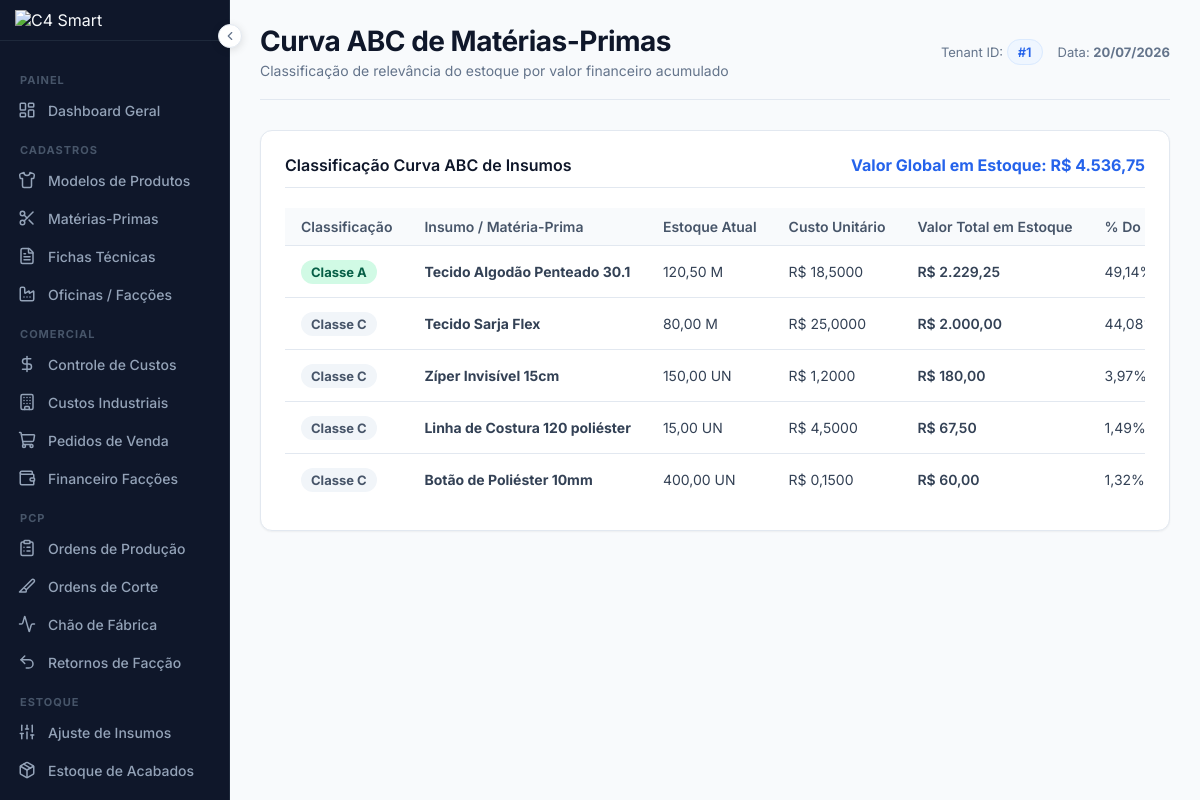
/relatorios/curva-abc (signed in), run on the app's committed database.
### tables this page shows
CREATE TABLE IF NOT EXISTS `materias_primas` (
  `id` INT AUTO_INCREMENT PRIMARY KEY,
  `tenant_id` INT NOT NULL,
  `nome` VARCHAR(255) NOT NULL,
  `unidade_medida` VARCHAR(20) NOT NULL DEFAULT 'M',
  `custo_unitario` DECIMAL(10, 4) NOT NULL DEFAULT 0.0000,
  `fornecedor` VARCHAR(255) NULL,
  `estoque_atual` DECIMAL(10, 2) NOT NULL DEFAULT 0.00,
  `estoque_minimo` DECIMAL(10, 2) NOT NULL DEFAULT 0.00,
  `criado_em` TIMESTAMP DEFAULT CURRENT_TIMESTAMP,
  CONSTRAINT `fk_materias_tenant` FOREIGN KEY (`tenant_id`) REFERENCES `tenants` (`id`) ON DELETE CASCADE,
  INDEX `idx_materias_tenant` (`tenant_id`)
);

### app/Controllers/RelatorioController.php (called while the page is built, shortened)
<?php
class RelatorioController extends Controller
{
    public function curvaAbc(): void
    {
        $tenantId = $_SESSION['tenant_id'];
        $itens = Database::fetchAll(
            "SELECT id, nome, unidade_medida, estoque_atual, custo_unitario,
                    (estoque_atual * custo_unitario) as valor_estoque
             FROM materias_primas
             WHERE tenant_id = :tenant_id
             ORDER BY valor_estoque DESC",
            ['tenant_id' => $tenantId]
        );
        $valorEstoqueGlobal = 0;
        foreach ($itens as $it) {
            $valorEstoqueGlobal += $it['valor_estoque'];
        }
        $acumuladoValor = 0;
        $curva = [];
        foreach ($itens as $it) {
            $val = $it['valor_estoque'];
            $acumuladoValor += $val;
            $porcUnitario = $valorEstoqueGlobal > 0 ? ($val / $valorEstoqueGlobal) * 100 : 0;
            $porcAcumulada = $valorEstoqueGlobal > 0 ? ($acumuladoValor / $valorEstoqueGlobal) * 100 : 0;
            if ($porcAcumulada <= 70.01) {
                $classe = 'A';
            } elseif ($porcAcumulada <= 90.01) {
                $classe = 'B';
            } else {
                $classe = 'C';
            }
            $curva[] = [
                'nome' => $it['nome'],
                'unidade_medida' => $it['unidade_medida'],
                'estoque_atual' => $it['estoque_atual'],
                'custo_unitario' => $it['custo_unitario'],
                'valor_estoque' => $val,
                'porc_unitario' => $porcUnitario,
                'porc_acumulada' => $porcAcumulada,
                'classe' => $classe
            ];
        }
        $this->render('relatorios/curva_abc', [
            'title' => 'Curva ABC de Matérias-Primas',
            'subtitle' => 'Classificação de relevância do estoque por valor financeiro acumulado',
            'curva' => $curva,
            'valorTotalGlobal' => $valorEstoqueGlobal
        ]);
    }
}

### public/index.php (called while the page is built, shortened)
<?php
$router = new Router();
$router->get('/', [App\Controllers\DashboardController::class, 'root']);
$router->get('/login', [App\Controllers\AuthController::class, 'showLogin']);
$router->post('/login', [App\Controllers\AuthController::class, 'login']);
$router->get('/logout', [App\Controllers\AuthController::class, 'logout']);
$router->get('/superadmin', [App\Controllers\SuperadminController::class, 'dashboard'], [SuperadminMiddleware::class]);
$router->get('/superadmin/tenants', [App\Controllers\SuperadminController::class, 'listTenants'], [SuperadminMiddleware::class]);
$router->get('/superadmin/tenants/novo', [App\Controllers\SuperadminController::class, 'newTenant'], [SuperadminMiddleware::class]);
$router->post('/superadmin/tenants/novo', [App\Controllers\SuperadminController::class, 'createTenant'], [SuperadminMiddleware::class]);
$router->get('/superadmin/tenants/editar', [App\Controllers\SuperadminController::class, 'editTenant'], [SuperadminMiddleware::class]);
$router->post('/superadmin/tenants/editar', [App\Controllers\SuperadminController::class, 'updateTenant'], [SuperadminMiddleware::class]);
$router->get('/superadmin/tenants/impersonate', [App\Controllers\SuperadminController::class, 'impersonate'], [SuperadminMiddleware::class]);
$router->get('/superadmin/tenants/stop-impersonate', [App\Controllers\SuperadminController::class, 'stopImpersonate'], [AuthMiddleware::class]);
$router->get('/superadmin/financeiro', [App\Controllers\SuperadminController::class, 'financeiro'], [SuperadminMiddleware::class]);
$router->post('/superadmin/financeiro/pagamento', [App\Controllers\SuperadminController::class, 'registrarPagamento'], [SuperadminMiddleware::class]);
$router->get('/dashboard', [App\Controllers\DashboardController::class, 'index'], [AuthMiddleware::class]);
$router->get('/produtos', [App\Controllers\ProdutoModeloController::class, 'index'], [AuthMiddleware::class]);
$router->get('/produtos/novo', [App\Controllers\ProdutoModeloController::class, 'create'], [AuthMiddleware::class]);
$router->post('/produtos/novo', [App\Controllers\ProdutoModeloController::class, 'store'], [AuthMiddleware::class]);
$router->get('/produtos/editar', [App\Controllers\ProdutoModeloController::class, 'edit'], [AuthMiddleware::class]);
$router->post('/produtos/editar', [App\Controllers\ProdutoModeloController::class, 'update'], [AuthMiddleware::class]);
$router->get('/produtos/excluir', [App\Controllers\ProdutoModeloController::class, 'delete'], [AuthMiddleware::class]);
$router->get('/materias', [App\Controllers\MateriaPrimaController::class, 'index'], [AuthMiddleware::class]);
$router->get('/materias/novo', [App\Controllers\MateriaPrimaController::class, 'create'], [AuthMiddleware::class]);
$router->post('/materias/novo', [App\Controllers\MateriaPrimaController::class, 'store'], [AuthMiddleware::class]);
$router->get('/materias/editar', [App\Controllers\MateriaPrimaController::class, 'edit'], [AuthMiddleware::class]);
$router->post('/materias/editar', [App\Controllers\MateriaPrimaController::class, 'update'], [AuthMiddleware::class]);
$router->get('/materias/excluir', [App\Controllers\MateriaPrimaController::class, 'delete'], [AuthMiddleware::class]);
$router->get('/fichas', [App\Controllers\FichaTecnicaController::class, 'index'], [AuthMiddleware::class]);
$router->get('/fichas/novo', [App\Controllers\FichaTecnicaController::class, 'create'], [AuthMiddleware::class]);
$router->post('/fichas/novo', [App\Controllers\FichaTecnicaController::class, 'store'], [AuthMiddleware::class]);
$router->get('/fichas/editar', [App\Controllers\FichaTecnicaController::class, 'edit'], [AuthMiddleware::class]);
$router->post('/fichas/editar', [App\Controllers\FichaTecnicaController::class, 'update'], [AuthMiddleware::class]);
$router->get('/fichas/excluir', [App\Controllers\FichaTecnicaController::class, 'delete'], [AuthMiddleware::class]);
$router->get('/oficinas', [App\Controllers\OficinaFaccaoController::class, 'index'], [AuthMiddleware::class]);
$router->get('/oficinas/novo', [App\Controllers\OficinaFaccaoController::class, 'create'], [AuthMiddleware::class]);
$router->post('/oficinas/novo', [App\Controllers\OficinaFaccaoController::class, 'store'], [AuthMiddleware::class]);
$router->get('/oficinas/editar', [App\Controllers\OficinaFaccaoController::class, 'edit'], [AuthMiddleware::class]);
$router->post('/oficinas/editar', [App\Controllers\OficinaFaccaoController::class, 'update'], [AuthMiddleware::class]);
$router->get('/oficinas/excluir', [App\Controllers\OficinaFaccaoController::class, 'delete'], [AuthMiddleware::class]);
$router->get('/pedidos', [App\Controllers\PedidoVendaController::class, 'index'], [AuthMiddleware::class]);
$router->get('/pedidos/novo', [App\Controllers\PedidoVendaController::class, 'create'], [AuthMiddleware::class]);
$router->post('/pedidos/novo', [App\Controllers\PedidoVendaController::class, 'store'], [AuthMiddleware::class]);
$router->get('/pedidos/editar', [App\Controllers\PedidoVendaController::class, 'edit'], [AuthMiddleware::class]);
$router->post('/pedidos/editar', [App\Controllers\PedidoVendaController::class, 'update'], [AuthMiddleware::class]);
$router->get('/pedidos/excluir', [App\Controllers\PedidoVendaController::class, 'delete'], [AuthMiddleware::class]);
$router->get('/custos-industriais', [App\Controllers\CustosIndustriaisController::class, 'index'], [AuthMiddleware::class]);
$router->get('/custos-industriais/novo', [App\Controllers\CustosIndustriaisController::class, 'create'], [AuthMiddleware::class]);
$router->post('/custos-industriais/novo', [App\Controllers\CustosIndustriaisController::class, 'store'], [AuthMiddleware::class]);
$router->get('/custos-industriais/excluir', [App\Controllers\CustosIndustriaisController::class, 'delete'], [AuthMiddleware::class]);
$router->get('/controle-custos', [App\Controllers\CustosIndustriaisController::class, 'controleCustos'], [AuthMiddleware::class]);
$router->get('/financeiro-faccoes', [App\Controllers\OficinaFaccaoController::class, 'financeiro'], [AuthMiddleware::class]);
$router->post('/financeiro-faccoes/pagar', [App\Controllers\OficinaFaccaoController::class, 'pagarFinanceiro'], [AuthMiddleware::class]);
$router->get('/ops', [App\Controllers\OrdemProducaoController::class, 'index'], [AuthMiddleware::class]);
$router->get('/ops/novo', [App\Controllers\OrdemProducaoController::class, 'create'], [AuthMiddleware::class]);
$router->post('/ops/novo', [App\Controllers\OrdemProducaoController::class, 'store'], [AuthMiddleware::class]);
$router->get('/ops/editar', [App\Controllers\OrdemProducaoController::class, 'edit'], [AuthMiddleware::class]);
$router->post('/ops/editar', [App\Controllers\OrdemProducaoController::class, 'update'], [AuthMiddleware::class]);
$router->get('/ops/excluir', [App\Controllers\OrdemProducaoController::class, 'delete'], [AuthMiddleware::class]);
$router->get('/corte', [App\Controllers\OrdemCorteController::class, 'index'], [AuthMiddleware::class]);
$router->get('/corte/novo', [App\Controllers\OrdemCorteController::class, 'create'], [AuthMiddleware::class]);
$router->post('/corte/novo', [App\Controllers\OrdemCorteController::class, 'store'], [AuthMiddleware::class]);
$router->get('/corte/excluir', [App\Controllers\OrdemCorteController::class, 'delete'], [AuthMiddleware::class]);
$router->get('/chao-fabrica', [App\Controllers\ChaoFabricaController::class, 'index'], [AuthMiddleware::class]);
$router->post('/chao-fabrica/apontar', [App\Controllers\ChaoFabricaController::class, 'apontar'], [AuthMiddleware::class]);
$router->get('/retornos', [App\Controllers\RetornoFaccaoController::class, 'index'], [AuthMiddleware::class]);
$router->get('/retornos/novo', [App\Controllers\RetornoFaccaoController::class, 'create'], [AuthMiddleware::class]);
$router->post('/retornos/novo', [App\Controllers\RetornoFaccaoController::class, 'store'], [AuthMiddleware::class]);
$router->get('/estoque/ajuste', [App\Controllers\EstoqueController::class, 'index'], [AuthMiddleware::class]);
$router->post('/estoque/ajuste', [App\Controllers\EstoqueController::class, 'ajustar'], [AuthMiddleware::class]);
$router->get('/produtos/estoque', [App\Controllers\ProdutoModeloController::class, 'estoque'], [AuthMiddleware::class]);
$router->post('/produtos/estoque/ajuste', [App\Controllers\ProdutoModeloController::class, 'ajustarEstoque'], [AuthMiddleware::class]);
$router->get('/relatorios/curva-abc', [App\Controllers\RelatorioController::class, 'curvaAbc'], [AuthMiddleware::class]);
$router->get('/relatorios/perdas', [App\Controllers\RelatorioController::class, 'perdas'], [AuthMiddleware::class]);
$router->get('/relatorios/diagnostico-op', [App\Controllers\RelatorioController::class, 'diagnosticoOp'], [AuthMiddleware::class]);
$router->get('/relatorios/qualidade', [App\Controllers\RelatorioController::class, 'qualidade'], [AuthMiddleware::class]);
$router->post('/relatorios/qualidade/novo', [App\Controllers\RelatorioController::class, 'qualidadeSalvar'], [AuthMiddleware::class]);
$router->dispatch();

### app/Core/Database.php (called while the page is built, shortened)
<?php
class Database
{
    private static ?PDO $instance = null;
    public static function getConnection(): PDO
    {
        if (self::$instance === null) {
            $connection = $_ENV['DB_CONNECTION'] ?? 'mysql';
            $host = $_ENV['DB_HOST'] ?? '127.0.0.1';
            $port = $_ENV['DB_PORT'] ?? '3306';
            $db   = $_ENV['DB_DATABASE'] ?? 'pcp_confeccao';
            $user = $_ENV['DB_USERNAME'] ?? 'root';
            $pass = $_ENV['DB_PASSWORD'] ?? '';
            $charset = 'utf8mb4';
            $dsn = "mysql:host={$host};port={$port};dbname={$db};charset={$charset}";
            $options = [
                PDO::ATTR_ERRMODE            => PDO::ERRMODE_EXCEPTION,
                PDO::ATTR_DEFAULT_FETCH_MODE => PDO::FETCH_ASSOC,
                PDO::ATTR_EMULATE_PREPARES   => false,
                PDO::MYSQL_ATTR_INIT_COMMAND => "SET NAMES utf8mb4 COLLATE utf8mb4_unicode_ci",
            ];
            try {
                self::$instance = new PDO($dsn, $user, $pass, $options);
            } catch (PDOException $e) {
                $sqlitePath = __DIR__ . '/../../database/pcp_confeccao.sqlite';
                $optionsSqlite = [
                    PDO::ATTR_ERRMODE            => PDO::ERRMODE_EXCEPTION,
                    PDO::ATTR_DEFAULT_FETCH_MODE => PDO::FETCH_ASSOC,
                ];
                try {
                    self::$instance = new PDO("sqlite:" . $sqlitePath, null, null, $optionsSqlite);
                    self::$instance->exec("PRAGMA foreign_keys = ON;");
                } catch (PDOException $ex) {
                    throw new PDOException(
                        "Falha ao conectar ao MySQL (" . $e->getMessage() . ") e fallback SQLite também falhou: " . $ex->getMessage(),
                        (int)$ex->getCode()
                    );
                }
            }
        }
        return self::$instance;
    }
    public static function query(string$sql, array $params = []): \PDOStatement
    {
        $stmt = self::getConnection()->prepare($sql);
        $stmt->execute($params);
        return $stmt;
    }
    public static function fetchAll(string $sql, array $params = []): array
    {
        return self::query($sql, $params)->fetchAll();
    }
}

### app/Views/relatorios/curva_abc.php (the view, shortened to what this page needs)
<?php require __DIR__ . '/../layouts/header.php'; ?>
<div class="card-box">
    <div class="card-title-box">
        <h3>Classificação Curva ABC de Insumos</h3>
        <div style="font-size: 16px; font-weight:700; color:var(--primary);">Valor Global em Estoque: R$ <?= number_format($valorTotalGlobal, 2, ',', '.') ?></div>
    </div>
    <div class="table-responsive">
        <table class="table-custom">
            <thead>
                <tr>
                    <th>Classificação</th>
                    <th>Insumo / Matéria-Prima</th>
                    <th>Estoque Atual</th>
                    <th>Custo Unitário</th>
                    <th>Valor Total em Estoque</th>
                    <th>% Do Estoque</th>
                </tr>
            </thead>
            <tbody>
                <?php if (empty($curva)): ?>
                    <tr>
                        <td colspan="7" class="empty-state">
                            Nenhuma matéria-prima cadastrada.
                        </td>
                    </tr>
                <?php else: ?>
                    <?php foreach ($curva as $c): ?>
                        <?php
                        $badgeClass = 'badge-secondary';
                        if ($c['classe'] === 'A') $badgeClass = 'badge-success';
                        elseif ($c['classe'] === 'B') $badgeClass = 'badge-warning';
                        ?>
                        <tr>
                            <td>
                                <span class="badge <?= $badgeClass ?>" style="font-size:13px; padding: 4px 10px; font-weight:700;">Classe <?= $c['classe'] ?></span>
                            </td>
                            <td><strong><?= htmlspecialchars($c['nome']) ?></strong></td>
                            <td><?= number_format($c['estoque_atual'], 2, ',', '.') ?> <?= htmlspecialchars($c['unidade_medida']) ?></td>
                            <td>R$ <?= number_format($c['custo_unitario'], 4, ',', '.') ?></td>
                            <td style="font-weight: 600;">R$ <?= number_format($c['valor_estoque'], 2, ',', '.') ?></td>
                            <td><?= number_format($c['porc_unitario'], 2, ',', '.') ?>%</td>
                        </tr>
                    <?php endforeach; ?>
                <?php endif; ?>
            </tbody>
        </table>
    </div>
</div>
<?php require __DIR__ . '/../layouts/footer.php'; ?>

### data on the page
materias_primas: classe "A", nome "Tecido Algodão Penteado 30.1", estoque_atual "120,50", unidade_medida "M", custo_unitario "18,5000", valor_estoque "2.229,25", porc_unitario "49,14"
materias_primas: classe "C", nome "Tecido Sarja Flex", estoque_atual "80,00", unidade_medida "M", custo_unitario "25,0000", valor_estoque "2.000,00", porc_unitario "44,08"
materias_primas: classe "C", nome "Zíper Invisível 15cm", estoque_atual "150,00", unidade_medida "UN", custo_unitario "1,2000", valor_estoque "180,00", porc_unitario "3,97"
materias_primas: classe "C", nome "Linha de Costura 120 poliéster", estoque_atual "15,00", unidade_medida "UN", custo_unitario "4,5000", valor_estoque "67,50", porc_unitario "1,49"
materias_primas: classe "C", nome "Botão de Poliéster 10mm", estoque_atual "400,00", unidade_medida "UN", custo_unitario "0,1500", valor_estoque "60,00", porc_unitario "1,32"

### other printed values
$title "Curva ABC de Matérias-Primas"
$subtitle "Classificação de relevância do estoque por valor financeiro acumulado"
$_SESSION['tenant_id'] "1"
$valorTotalGlobal "4.536,75"
